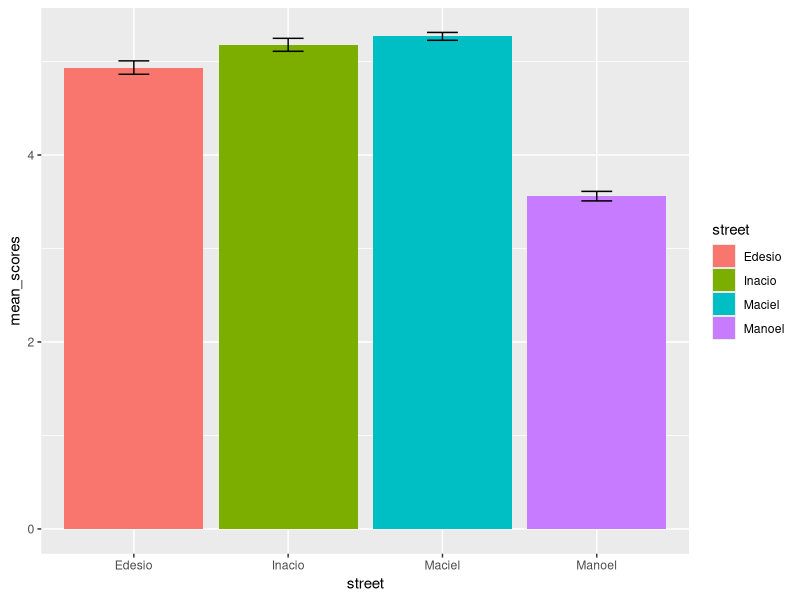
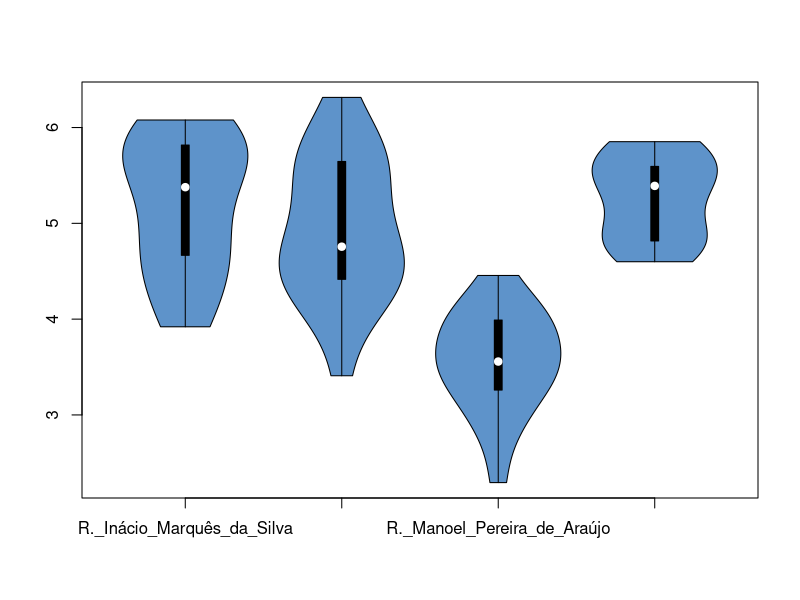

The R script that drew these images, in order:
## ---- chunk 1
library("vioplot")
library("ggplot2")
library("dplyr")
## ---- chunk 2
data <- read.csv("qscores-df.csv", header = TRUE)

edesio_scores = filter(data, street == "R._Edésio_Silva")$qscore
edesio_sd = sd(edesio_scores)
inacio_scores = filter(data, street == "R._Inácio_Marquês_da_Silva")$qscore
inacio_sd = sd(inacio_scores)
manoel_scores = filter(data, street == "R._Manoel_Pereira_de_Araújo")$qscore
manoel_sd = sd(manoel_scores)
maciel_scores = filter(data, street == "R._Maciel_Pinheiro")$qscore
maciel_sd = sd(maciel_scores)

new_frame = data.frame(mean_scores = c(mean(maciel_scores), mean(manoel_scores), mean(edesio_scores), mean(inacio_scores)), street = c("Maciel", "Manoel", "Edesio", "Inacio"), ci = c(maciel_sd * 1.96 / length(maciel_scores),  manoel_sd * 1.96 / length(manoel_scores), edesio_sd * 1.96 / length(edesio_scores), inacio_sd * 1.96 / length(inacio_scores)))

ggplot(new_frame, aes(x=street, y=mean_scores, fill=street)) + 
    geom_bar(position=position_dodge(), stat="identity") +
    geom_errorbar(aes(ymin=mean_scores-ci, ymax=mean_scores+ci),
                  width=.2,                    # Width of the error bars
                  position=position_dodge(.9))

## ---- chunk 3
value <- data$qscore

with(data , vioplot( value[street=="R._Inácio_Marquês_da_Silva"] , value[street=="R._Edésio_Silva"], value[street=="R._Manoel_Pereira_de_Araújo"], value[street=="R._Maciel_Pinheiro"],  col=rgb(0.1,0.4,0.7,0.7) , names=c("R._Inácio_Marquês_da_Silva","R._Edésio_Silva","R._Manoel_Pereira_de_Araújo", "R._Maciel_Pinheiro") ))
## ---- chunk 4
summary(filter(data, street == "R._Inácio_Marquês_da_Silva")$qscore)
summary(filter(data, street == "R._Edésio_Silva")$qscore)
summary(filter(data, street == "R._Maciel_Pinheiro")$qscore)
summary(filter(data, street == "R._Manoel_Pereira_de_Araújo")$qscore)
## ---- chunk 5
summary_inacio = filter(data, street == "R._Inácio_Marquês_da_Silva") %>% group_by(num) %>% summarise(media_ponto = mean(qscore))
summary_edesio = filter(data, street == "R._Edésio_Silva") %>% group_by(num) %>% summarise(media_ponto = mean(qscore))
summary_maciel = filter(data, street == "R._Maciel_Pinheiro") %>% group_by(num) %>% summarise(media_ponto = mean(qscore))
summary_manoel = filter(data, street == "R._Manoel_Pereira_de_Araújo") %>% group_by(num) %>% summarise(media_ponto = mean(qscore))
## ---- chunk 6
summary_inacio
## ---- chunk 7
summary_edesio
## ---- chunk 8
summary_maciel
